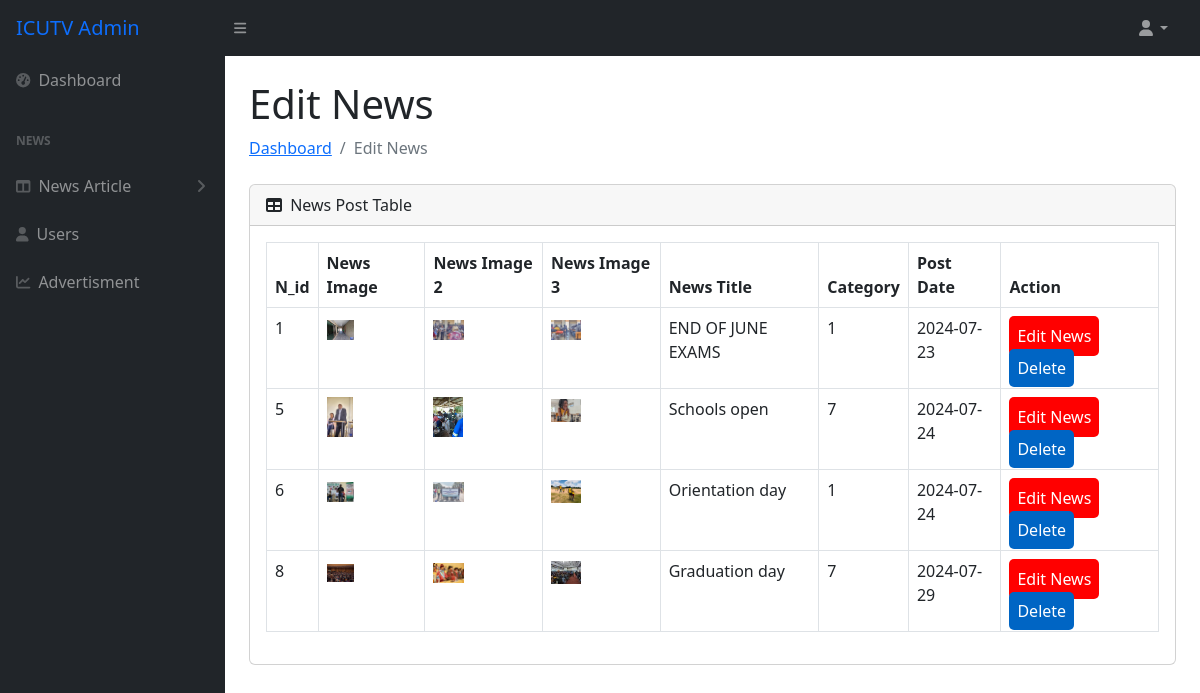
The app's page /admin/edit_news.php (signed in) with its own data.
### tables this page shows
CREATE TABLE `news_post` (
  `n_id` int(11) NOT NULL,
  `news_image` varchar(250) NOT NULL,
  `newsImage2` varchar(250) NOT NULL,
  `newsImage3` varchar(250) NOT NULL,
  `news_title` varchar(250) NOT NULL,
  `category` varchar(250) NOT NULL,
  `news_article` varchar(250) NOT NULL,
  `author` varchar(250) NOT NULL,
  `date` date NOT NULL
);

### admin/edit_news.php (the view, shortened to what this page needs)
<?php
include 'connection/conn.php';
$sql = "SELECT n_id, news_image, newsimage2, newsimage3, news_title, category, date, news_article FROM news_post";
$result = $conn->query($sql);
?>
<!DOCTYPE html>
<html lang="en">
<head>
    <link href="https://cdn.jsdelivr.net/npm/simple-datatables@7.1.2/dist/style.min.css" rel="stylesheet" />
    <link href="css/styles.css" rel="stylesheet" />
    <link href="https://cdn.jsdelivr.net/npm/bootstrap@5.2.3/dist/css/bootstrap.min.css" rel="stylesheet">
</head>
<body class="sb-nav-fixed">
      <?php
    include_once 'nav.php';
    ?>
    <div id="layoutSidenav">
        <?php include 'header.php' ?>
        <div id="layoutSidenav_content">
            <main>
                <div class="container-fluid px-4">
                    <h1 class="mt-4">Edit News</h1>
                    <ol class="breadcrumb mb-4">
                        <li class="breadcrumb-item"><a href="index.html">Dashboard</a></li>
                        <li class="breadcrumb-item active">Edit News</li>
                    </ol>
                    <div class="card mb-6">
                        <div class="card-header">
                            <i class="fas fa-table me-1"></i>
                            News Post Table
                        </div>
                        <div class="card-body">
                            <div class="table-responsive">
                                <table id="datatablesSimple" class="table table-bordered">
                                    <thead>
                                        <tr>
                                            <th>N_id</th>
                                            <th>News Image</th>
                                            <th>News Image 2</th>
                                            <th>News Image 3</th>
                                            <th>News Title</th>
                                            <th>Category</th>
                                            <th>Post Date</th>
                                            <th>Action</th>
                                        </tr>
                                    </thead>
                                    <tbody>
                                        <?php if ($result->num_rows > 0): ?>
                                            <?php while ($row = $result->fetch_assoc()): ?>
                                                <tr>
                                                    <td><?= $row["n_id"] ?></td>
                                                    <td><img src="./<?= $row["news_image"] ?>" style="max-width: 30%; max-height:5vh;" /></td>
                                                    <td><img src="./<?= $row["newsimage2"] ?>" style="max-width: 30%; max-height:5vh;" /></td>
                                                    <td><img src="./<?= $row["newsimage3"] ?>" style="max-width: 30%; max-height:5vh;" /></td>
                                                    <td><?= $row["news_title"] ?></td>
                                                    <td><?= $row["category"] ?></td>
                                                    <td><?= $row["date"] ?></td>
                                                    <td>
                                                    <button type="button" class="button" data-bs-toggle="modal" data-bs-target="#editNewsModal" data-id="<?= $row["n_id"] ?>" data-title="<?= $row["news_title"] ?>" data-image1="<?= $row["news_image"] ?>" data-image2="<?= $row["newsimage2"] ?>" data-image3="<?= $row["newsimage3"] ?>" data-category="<?= $row["category"] ?>" data-article="<?= $row["news_article"] ?>">Edit News</button>
                                                    <a href="?delete=<?php echo $row['n_id']; ?>" class="button-d ">Delete</a>
                                                    </td>
                                                </tr>
                                            <?php endwhile; ?>
                                        <?php else: ?>
                                            <tr><td colspan="8">No news posts found.</td></tr>
                                        <?php endif; ?>
                                    </tbody>
                                </table>
                            </div>
                        </div>
                    </div>
                </div>
            </main>
        </div>
    </div>
</body>
</html>

### admin/edit_news.php (style rules this page uses)
.button { text-decoration: none; background-color: red; padding: 8px; color: white; border-radius: 5px; border:none; }
.button-d { text-decoration: none; background-color: rgb(0, 101, 196); padding: 8px; color: white; border-radius: 5px; border:none; }
.table-responsive { overflow-x: auto; -webkit-overflow-scrolling: touch; }
.table { width: 100%; max-width: 100%; margin-bottom: 1rem; background-color: transparent; }

### records on screen
news_post: n_id "1", news_image (picture), newsImage2 (picture), newsImage3 (picture), news_title "END OF JUNE EXAMS", category "1", date "2024-07-23"
news_post: n_id "5", news_image (picture), newsImage2 (picture), newsImage3 (picture), news_title "Schools open", category "7", date "2024-07-24"
news_post: n_id "6", news_image (picture), newsImage2 (picture), newsImage3 (picture), news_title "Orientation day", category "1", date "2024-07-24"
news_post: n_id "8", news_image (picture), newsImage2 (picture), newsImage3 (picture), news_title "Graduation day", category "7", date "2024-07-29"
